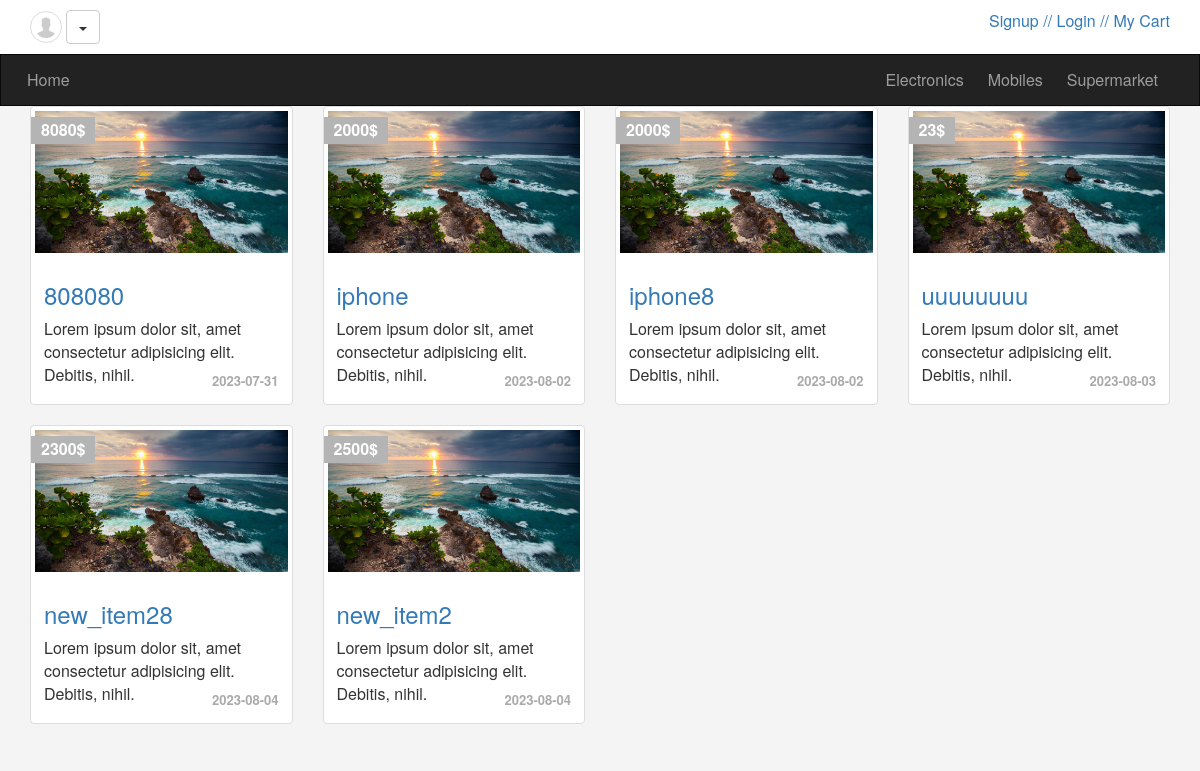
The page /index.php?cat=Supermarket on the database its author committed.
### tables this page shows
CREATE TABLE `categories` (
  `id` smallint(6) NOT NULL,
  `name` varchar(100) NOT NULL,
  `description` text DEFAULT NULL,
  `ordaring` int(11) DEFAULT NULL,
  `visibility` tinyint(4) NOT NULL DEFAULT 0,
  `allow_comment` tinyint(4) NOT NULL DEFAULT 0,
  `allow_ads` tinyint(4) NOT NULL DEFAULT 0
);

CREATE TABLE `items` (
  `item_id` int(11) NOT NULL,
  `name` varchar(100) NOT NULL,
  `description` text NOT NULL,
  `country` varchar(50) NOT NULL,
  `price` varchar(20) NOT NULL,
  `category` varchar(100) NOT NULL,
  `image` varchar(255) NOT NULL,
  `item_date` date NOT NULL,
  `item_status` varchar(30) NOT NULL,
  `approve` tinyint(1) NOT NULL DEFAULT 0
);

### init.php (called while the page is built, shortened)
<?php
	$tpl 	= 'includes/templates/';
	$func	= 'includes/functions/';
	$css 	= 'layout/css/';
	include $func . 'functions.php';
	include $tpl . 'header.php';

### includes/functions/functions.php (called while the page is built, shortened)
<?php
class Connection
{
    private $dsn = "mysql:host=localhost;dbname=ecommerce";
    private $user = "root";
    private $pass = "";
    private $options = array(
        PDO::MYSQL_ATTR_INIT_COMMAND => "SET NAMES utf8",
    );
    public $conn;
    public function __construct()
    {
        try {
            $this->conn = new PDO($this->dsn, $this->user, $this->pass, $this->options);
            $this->conn->setAttribute(PDO::ATTR_ERRMODE, PDO::ERRMODE_EXCEPTION);
        } catch (PDOException $e) {
            echo "Failed to connect " . $e->getMessage();
        }
    }
    public function fetch_data($filed, $table, $where = NULL, $value = NULL, $order = NULL, $limit = NULL, $all = NULL)
    {
        if($value == NULL) {
            if($all == NULL) {
                $stmt = $this->conn->prepare("SELECT $filed FROM $table $order $limit");
                $stmt->execute();
                return $stmt->fetch();
            }
            elseif($all == "fetchAll") {
                $stmt = $this->conn->prepare("SELECT $filed FROM $table $order $limit");
                $stmt->execute();
                return $stmt->fetchAll();
            }
        } else{
            if($all == NULL) {
                $stmt = $this->conn->prepare("SELECT $filed FROM $table WHERE $where = ? $order $limit");
                $stmt->execute(array($value));
                return $stmt->fetch();
            }
            elseif($all == "fetchAll") {
                $stmt = $this->conn->prepare("SELECT $filed FROM $table WHERE $where = ? $order $limit");
                $stmt->execute(array($value));
                return $stmt->fetchAll();
            }
        }
    }
}

### index.php (the view, shortened to what this page needs)
<?php
include 'init.php';
$fetch_items = new Connection();
if(isset($_GET['cat'])) {
	$items = $fetch_items->fetch_data("*", "items", "approve = 1 AND category", $_GET['cat'] , all: "fetchAll");
} else {
	$items = $fetch_items->fetch_data("*", "items", "approve", "1" , all: "fetchAll");
}
?>
<div class="container">
	<div class="row">
	<?php
	foreach($items as $item) {
	?>
		<div class="col-sm-6 col-md-3">
			<div class="thumbnail item-box">
				<span class="price-tag"><?= $item['price'];?></span>
				<img class="img-responsive" src="<?= $item['image'];?>" alt="avatar" />
				<div class="caption">
					<h3><a href="items.php?itemid=<?= $item['item_id'];?>"><?= $item['name'];?></a></h3>
					<p><?= substr($item['description'], 0, 75);?></p>
					<div class="date"><?= $item['item_date'];?></div>
				</div>
			</div>
		</div>
		<?php }?>
	</div>
</div>
<?php
	include $tpl . 'footer.php';
?>

### includes/templates/header.php (shortened to what this page needs)
<!DOCTYPE html>
<html>
	<head>
		<link rel="stylesheet" href="<?php echo $css ?>bootstrap.min.css" />
		<link rel="stylesheet" href="<?php echo $css ?>font-awesome.min.css" />
		<link rel="stylesheet" href="<?php echo $css ?>jquery-ui.css" />
		<link rel="stylesheet" href="<?php echo $css ?>jquery.selectBoxIt.css" />
		<link rel="stylesheet" href="<?php echo $css ?>front.css" />
	</head>
	<body>
	<div class="upper-bar">
		<div class="container">
				<img class="my-image img-thumbnail img-circle" src="./uploads/img.png" alt="" />
				<div class="btn-group my-info">
					<span class="btn btn-default dropdown-toggle" data-toggle="dropdown">
						<span class="caret"></span>
					</span>
				</div>
				<a href="cart.php">
							<span class="pull-right">/ My Cart</span>
				</a>
				<?php
					if(!isset($_SESSION['user'])) {
						echo '<a href="login.php"><span class="pull-right">/ Login /</span></a>';
						echo '<a href="register.php"><span class="pull-right"> Signup /</span></a>';
					}
				?>
		</div>
	</div>
	<nav class="navbar navbar-inverse">
	  <div class="container">
	    <div class="navbar-header">
	      <a class="navbar-brand" href="index.php">Home</a>
	    </div>
	    <div class="collapse navbar-collapse" id="app-nav">
	        <ul class="nav navbar-nav navbar-right">
				<?php
					$connect = new Connection();
					$all_cats = $connect->fetch_data("id, name", "categories", "visibility", "1", "ORDER BY ordaring", all: "fetchAll");
					if(!empty($all_cats)) {
						foreach($all_cats as $cat) {
							echo "<li>
									<a href='index.php?cat=$cat[name]'>$cat[name]</a>
								</li>";
						}
					}
				?>
	        </ul>
	    </div>
	  </div>
	</nav>

### layout/css/front.css (style rules this page uses)
body { background-color: #F4F4F4; font-size: 16px; height: 3000px; }
.navbar { border-radius: 0; margin-bottom: 0; }
.nav > li > a, .navbar-brand { padding: 15px 12px; }
.navbar-brand { font-size: 1em; }
.upper-bar { padding: 10px; background-color: #FFF }
.my-image { width: 32px; height: 32px; }
.item-box { position: relative; }
.item-box .price-tag { background-color: #B4B4B4; padding: 2px 10px; position: absolute; left: 0; top: 10px; font-weight: bold; color: #FFF; }
.item-box .caption p { height: 44px; max-height: 44px; }
.thumbnail .date { text-align: right; font-size: 13px; color: #AAA; font-weight: bold; }

### rows shown on the page
categories: name "Electronics"
categories: name "Mobiles"
categories: name "Supermarket"
items: price "8080$", image (picture), name "808080", description "Lorem ipsum dolor sit, amet consectetur adipisicing elit. Debitis, nihil.", item_date "2023-07-31"
items: price "2000$", image (picture), name "iphone", description "Lorem ipsum dolor sit, amet consectetur adipisicing elit. Debitis, nihil.", item_date "2023-08-02"
items: price "2000$", image (picture), name "iphone8", description "Lorem ipsum dolor sit, amet consectetur adipisicing elit. Debitis, nihil.", item_date "2023-08-02"
items: price "23$", image (picture), name "uuuuuuuu", description "Lorem ipsum dolor sit, amet consectetur adipisicing elit. Debitis, nihil.", item_date "2023-08-03"
items: price "2300$", image (picture), name "new_item28", description "Lorem ipsum dolor sit, amet consectetur adipisicing elit. Debitis, nihil.", item_date "2023-08-04"
items: price "2500$", image (picture), name "new_item2", description "Lorem ipsum dolor sit, amet consectetur adipisicing elit. Debitis, nihil.", item_date "2023-08-04"
